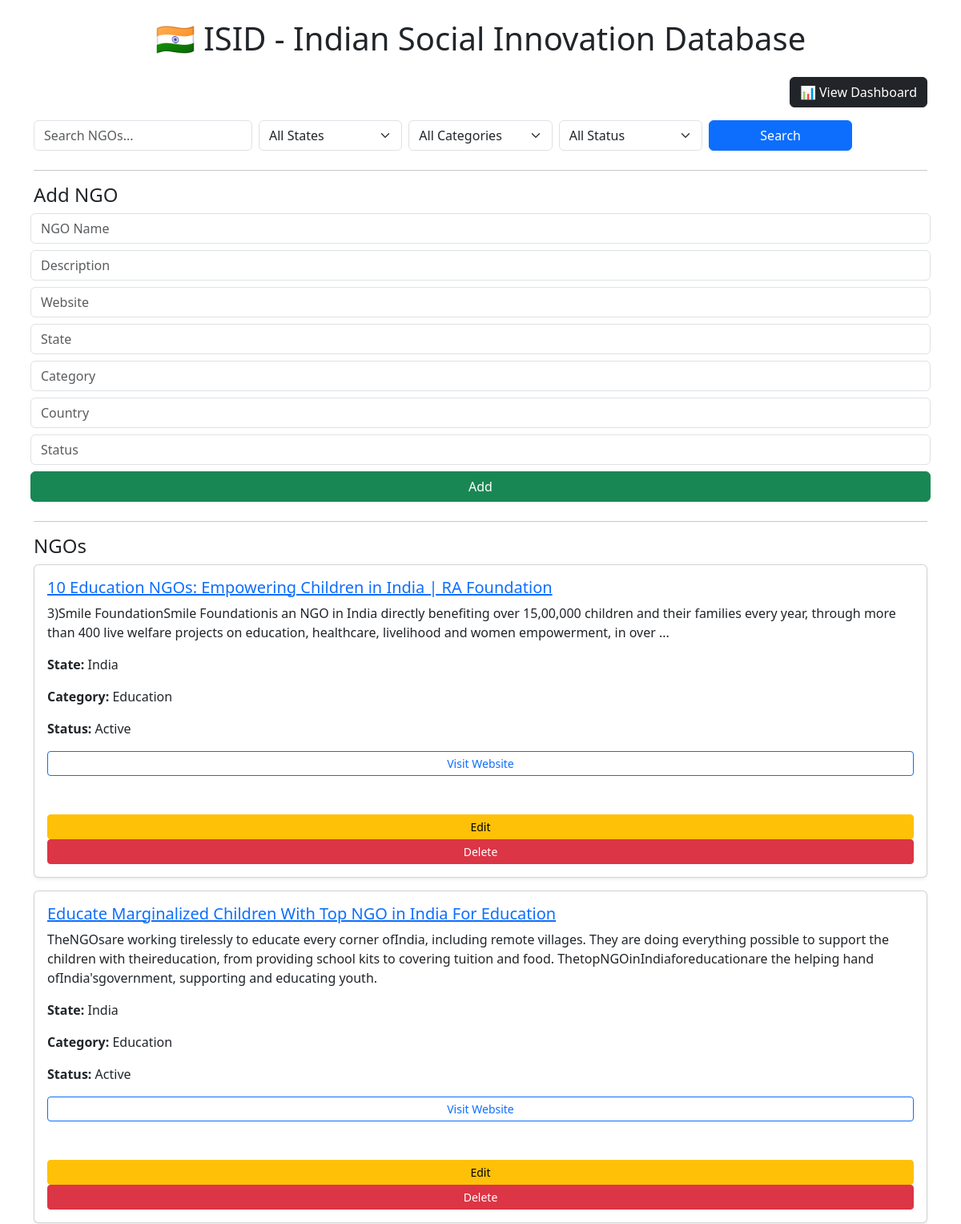
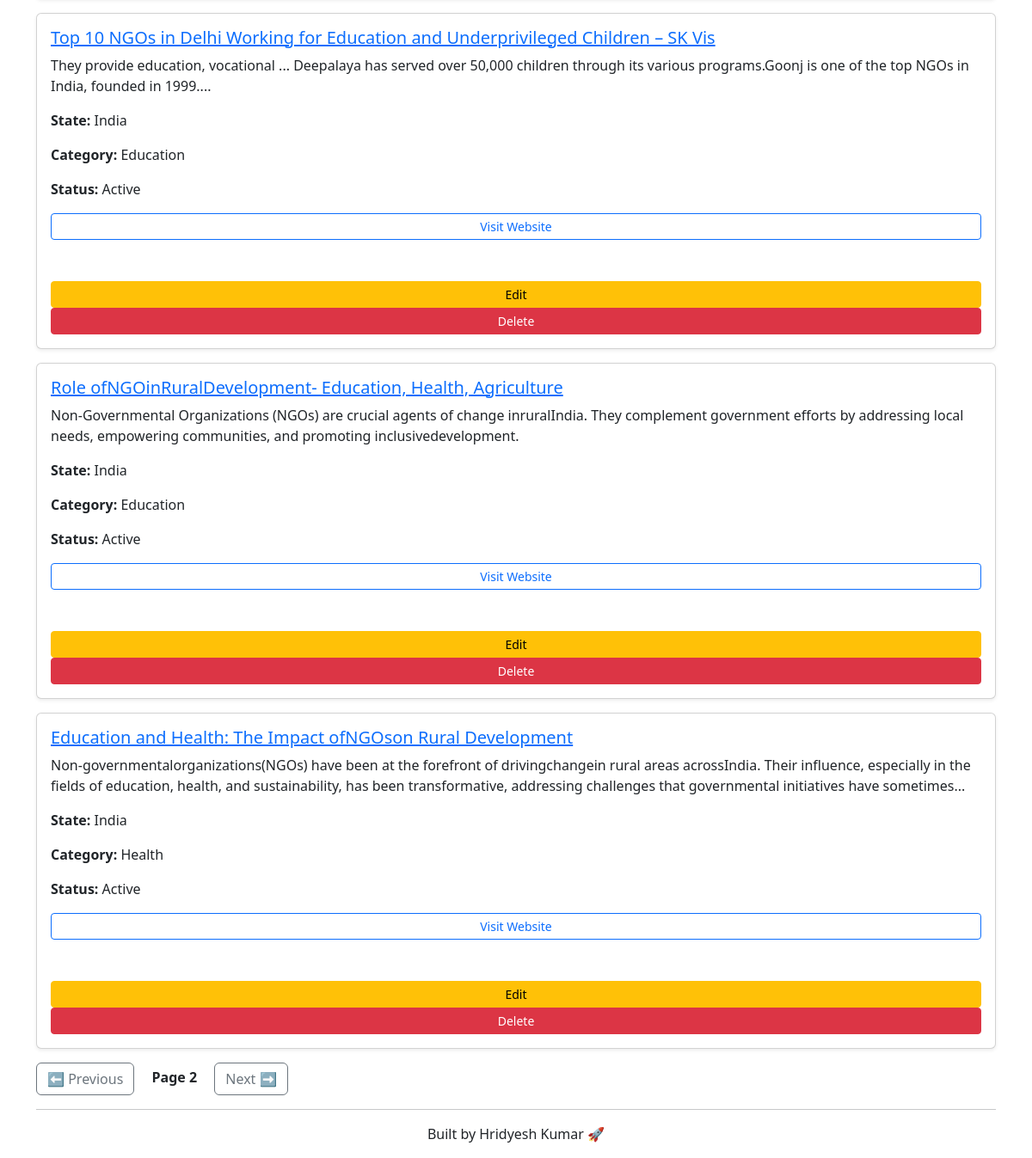
The app's page /home?page=2&state=&category=&status= with its own data (2 pictures, top to bottom).
### tables this page shows
CREATE TABLE projects (
    project_id INTEGER PRIMARY KEY AUTOINCREMENT,
    title TEXT,
    source TEXT,
    url TEXT,
    state TEXT,
    category TEXT,
    country TEXT,
    status TEXT
, score INTEGER);

### app.py (the view, shortened to what this page needs)
@app.route("/")
@app.route("/home")
def home():
    query = request.args.get("q", "").lower()
    state = request.args.get("state", "").lower()
    category = request.args.get("category", "").lower()
    status = request.args.get("status", "").lower()
    page = int(request.args.get("page", 1))
    limit = 5
    offset = (page - 1) * limit
    conn = get_db_connection()
    cursor = conn.cursor()
    sql = "SELECT * FROM projects WHERE 1=1"
    params = []
    min_score = request.args.get("min_score")
    if min_score:
        sql += " AND score >= ?"
        params.append(int(min_score))
    if state:
        sql += " AND LOWER(state) LIKE ?"
        params.append("%" + state + "%")
    if category:
        sql += " AND LOWER(category) LIKE ?"
        params.append("%" + category + "%")
    if status:
        sql += " AND LOWER(status) LIKE ?"
        params.append("%" + status + "%")
    sql += " ORDER BY score DESC LIMIT ? OFFSET ?"
    params.extend([limit, offset])
    cursor.execute(sql, params)
    data = cursor.fetchall()
    cursor.execute("SELECT DISTINCT state FROM projects")
    states = sorted([row[0] for row in cursor.fetchall() if row[0]])
    cursor.execute("SELECT DISTINCT category FROM projects")
    categories = sorted([row[0] for row in cursor.fetchall() if row[0]])
    conn.close()
    return render_template(
        "home.html",
        data=data,
        states=states,
        categories=categories,
        page=page
    )

### app.py (called while the page is built)
def get_db_connection():
    conn = sqlite3.connect("database.db", check_same_thread=False)
    conn.row_factory = sqlite3.Row
    return conn

### templates/home.html (shortened to what this page needs)
<!DOCTYPE html>
<html>
<head>
    <link href="https://cdn.jsdelivr.net/npm/bootstrap@5.3.0/dist/css/bootstrap.min.css" rel="stylesheet">
</head>
<body>
<div class="container mt-4">
<h1 class="text-center mb-4">
    🇮🇳 ISID - Indian Social Innovation Database
</h1>
<div class="text-end mb-3">
    <a href="/dashboard" class="btn btn-dark">📊 View Dashboard</a>
</div>
<form method="GET" action="/home" class="row g-2 mb-4">
    <div class="col-md-3">
        <input type="text" name="q" class="form-control" placeholder="Search NGOs..."
        value="{{ request.args.get('q','') }}">
    </div>
    <div class="col-md-2">
        <select name="state" class="form-select">
            <option value="">All States</option>
        </select>
    </div>
    <div class="col-md-2">
        <select name="category" class="form-select">
            <option value="">All Categories</option>
        </select>
    </div>
    <div class="col-md-2">
        <select name="status" class="form-select">
            <option value="">All Status</option>
        </select>
    </div>
    <div class="col-md-2">
        <button type="submit" class="btn btn-primary w-100">Search</button>
    </div>
</form>
<hr>
<h4>Add NGO</h4>
<form method="POST" action="/add_project" class="row g-2 mb-4">
    <input type="text" name="title" class="form-control" placeholder="NGO Name" required>
    <input type="text" name="source" class="form-control" placeholder="Description" required>
    <input type="text" name="url" class="form-control" placeholder="Website" required>
    <input type="text" name="state" class="form-control" placeholder="State" required>
    <input type="text" name="category" class="form-control" placeholder="Category" required>
    <input type="text" name="country" class="form-control" placeholder="Country" required>
    <input type="text" name="status" class="form-control" placeholder="Status" required>
    <button type="submit" class="btn btn-success">Add</button>
</form>
<hr>
<h4>NGOs</h4>
{% for project in data %}
<div class="card p-3 shadow-sm mb-3">
    <h5>
        <a href="/project/{{ project['project_id'] }}">
            {{ project['title'] }}
        </a>
    </h5>
    <p>{{ project['source'] }}</p>
    <p><b>State:</b> {{ project['state'].title() if project['state'] else "N/A" }}</p>
    <p><b>Category:</b> {{ project['category'].title() if project['category'] else "N/A" }}</p>
    <p><b>Status:</b> {{ project['status'].title() if project['status'] else "N/A" }}</p>
    <a href="{{ project['url'] }}" target="_blank" class="btn btn-sm btn-outline-primary">Visit Website</a>
    <br><br>
    <a href="/edit/{{ project['project_id'] }}" class="btn btn-sm btn-warning">Edit</a>
    <a href="/delete/{{ project['project_id'] }}" class="btn btn-sm btn-danger"
       onclick="return confirm('Delete?')">Delete</a>
</div>
{% endfor %}
<div class="mt-3">
{% if page > 1 %}
<a class="btn btn-outline-secondary"
   href="/home?page={{ page - 1 }}&state={{ request.args.get('state','') }}&category={{ request.args.get('category','') }}&status={{ request.args.get('status','') }}">
⬅ Previous
</a>
{% endif %}
<span class="mx-3"><b>Page {{ page }}</b></span>
<a class="btn btn-outline-secondary"
   href="/home?page={{ page + 1 }}&state={{ request.args.get('state','') }}&category={{ request.args.get('category','') }}&status={{ request.args.get('status','') }}">
Next ➡
</a>
</div>
<hr>
<p class="text-center">Built by Hridyesh Kumar 🚀</p>
</div>
</body>
</html>

### records on screen
projects: title "10 Education NGOs: Empowering Children in India | RA Foundation", source "3)Smile FoundationSmile Foundationis an NGO in India directly benefiting over 15,00,000 children and their families every year, through more than 400 live welfare projects on education, healthcare, livelihood and women empowerment, in over ...", state "India", category "Education", status "Active"
projects: title "Educate Marginalized Children With Top NGO in India For Education", source "TheNGOsare working tirelessly to educate every corner ofIndia, including remote villages. They are doing everything possible to support the children with theireducation, from providing school kits to covering tuition and food. ThetopNGOinIndiaforeducationare the helping hand ofIndia'sgovernment, supporting and educating youth.", state "India", category "Education", status "Active"
projects: title "Top 10 NGOs in Delhi Working for Education and Underprivileged Children – SK Vis", source "They provide education, vocational ... Deepalaya has served over 50,000 children through its various programs.Goonj is one of the top NGOs in India, founded in 1999....", state "India", category "Education", status "Active"
projects: title "Role ofNGOinRuralDevelopment- Education, Health, Agriculture", source "Non-Governmental Organizations (NGOs) are crucial agents of change inruralIndia. They complement government efforts by addressing local needs, empowering communities, and promoting inclusivedevelopment.", state "India", category "Education", status "Active"
projects: title "Education and Health: The Impact ofNGOson Rural Development", source "Non-governmentalorganizations(NGOs) have been at the forefront of drivingchangein rural areas acrossIndia. Their influence, especially in the fields of education, health, and sustainability, has been transformative, addressing challenges that governmental initiatives have sometimes...", state "India", category "Health", status "Active"

### other values on screen
{{ page }} "2"
